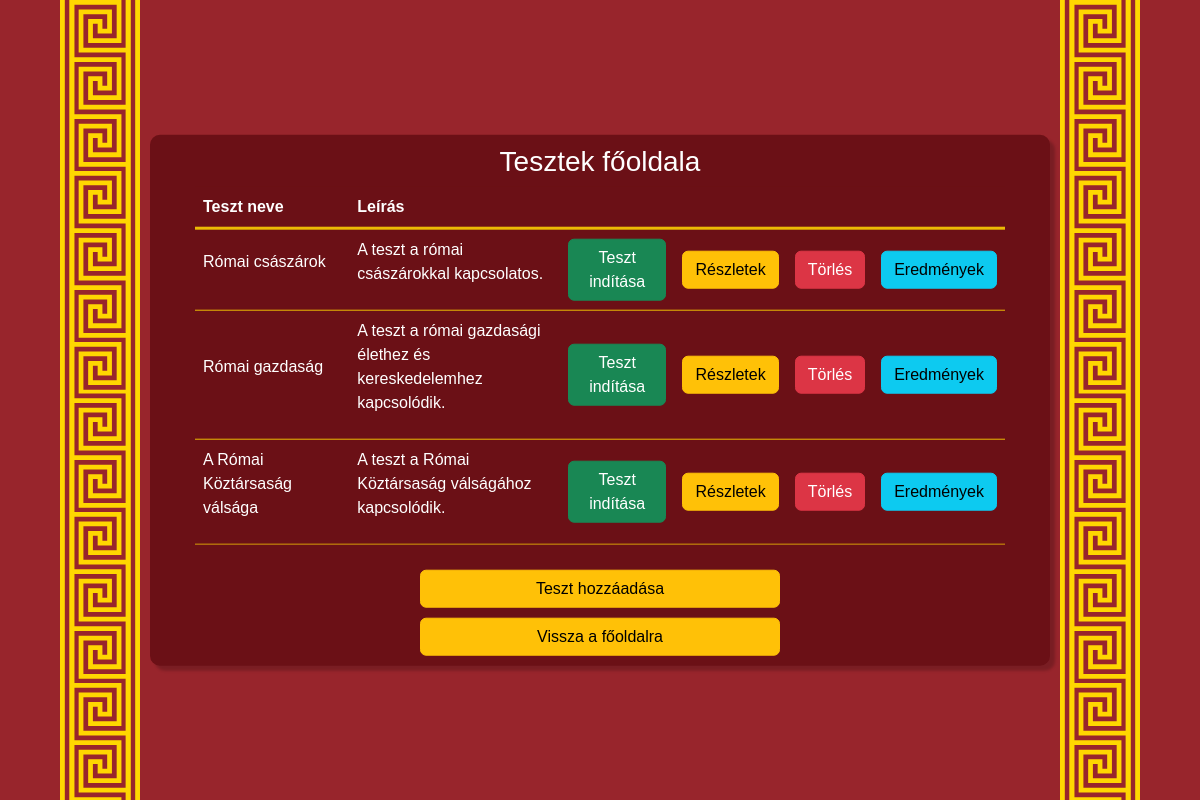
The app's page /test/ (signed in) with its own data.
### roman_map/models.py (models this page shows, shortened)
class Quiz(models.Model):
    id = models.BigAutoField(primary_key=True)
    title = models.CharField(max_length=255)
    description = models.TextField()
    created_date = models.DateTimeField(auto_now_add=True)
    created_by = models.ForeignKey(CustomUser, on_delete=models.CASCADE, related_name='created_quizzes', null=True, blank=True)

### roman_map/views.py (the view)
# urls.py: path('test/', views.teszt, name='teszt'),
def teszt(request):
    try:
        all_quizs = Quiz.objects.all()
        return render(request,'quiz/test.html',{"quiz_list":all_quizs})
    except Exception as e:
        db_logger.error("Hiba: "+str(e))
        messages.error(request, "Hiba a 'teszt' oldal betöltése során")
        return redirect('fooldal')

### roman_map/templates/quiz/test.html (shortened to what this page needs)
{% load static %}
<!DOCTYPE html>
<html lang="en">
<head>
    <link rel="stylesheet" href="{% static 'styles/tests.css' %}">
    <link href="https://cdn.jsdelivr.net/npm/bootstrap@5.3.3/dist/css/bootstrap.min.css" rel="stylesheet">
</head>
<body class= "tests-background">
    {% include "pages/messages.html" %}
    <div class="page-pattern left-pattern"></div>
        {% block content %}
            <div class="content">
                <h3>Tesztek főoldala</h3>
                    {% if quiz_list.count %}
                        <div class="table-responsive">
                            <table class="table sajat-table">
                                <thead class="sajat-head">
                                    <tr>
                                        <th>Teszt neve</th>
                                        <th>Leírás</th>
                                        <th></th>
                                        <th></th>
                                        <th></th>
                                        <th></th>
                                    </tr>
                                </thead>
                                <tbody>
                                    {% for quiz in quiz_list %}
                                        <tr class="quiz-list" id="{{ quiz.id }}">
                                            <td class="td title-td"><p>{{ quiz.title }}</p></td>
                                            <td class="td description-td"><p>{{ quiz.description }}</p></td>
                                            <td class="td"><a href="{% url 'teszt_inditasa' quiz.id %}" class="btn btn-success">Teszt indítása</a></td>
                                            {% if user.tanar %}
                                                <td class="td"><a href="{% url 'teszt_reszletei' quiz.id %}" class="btn btn-warning">Részletek</a></td>
                                                <td class="td"><a href="{% url 'teszt_torlese' quiz.id %}" onclick="return confirmDelete(event, this.href, 'Teszt');" class="btn btn-danger">Törlés</a></td>
                                                <td class="td"><a href="{% url 'teszteredmenyek' quiz.id %}" class="btn btn-info">Eredmények</a></td>
                                            {% endif %}
                                        </tr>
                                    {% endfor %}
                                </tbody>
                            </table>
                        </div>
                    {% else %}
                        <div class="bg-warning text-dark" id="nincs-teszt">
                            <p>Még nincs teszt.</p>
                            {% if user.tanar %}<p>A teszt hozzáadása gombra kattintva létrehozhat egyet!</p>{% endif %}
                        </div>
                    {% endif %}
                <div id="test-home-buttons">
                    {% if user.tanar %}<a href="{% url 'uj_teszt_keszitese' %}" class="btn btn-warning hozzaadas-gomb">Teszt hozzáadása</a>{% endif %}
                    <a href="{% url 'fooldal' %}" class="btn btn-warning" id="panel-home-btn">
                        <span class="btn-text">Vissza a főoldalra</span>
                    </a>
                </div>
            </div>
        {% endblock content %}
    <div class="page-pattern right-pattern"></div>
</body>
</html>

### roman_map/static/styles/tests.css (style rules this page uses)
.table.sajat-table>tbody>tr>td { color: white; }
.hozzaadas-gomb { margin-top: 15px; }
.sajat-head>tr>th { color: white; }
.sajat-table .title-td { color: white; }
.sajat-table .description-td p { word-wrap: break-word; overflow-wrap: break-word; white-space: normal; max-width: 300px; text-align: left; color: white; }
.description-td { max-width: 400px; height: auto; vertical-align: middle; }
.table>tbody>tr { border-bottom: 1px solid #ecba04; vertical-align: middle; }
.table thead { border-bottom: 3px solid #ecba04; }
.table.sajat-table { width: 90%; margin: auto; color: white; }
.sajat-table thead, .sajat-table tbody, .sajat-table tr, .sajat-table th, .sajat-table td { background-color: #6B1016 !important; color: white; }
.table { color: white; }
.tests-background { font-family: Arial, sans-serif; background-color: #98252c; }
#test-home-buttons { display: flex; flex-direction: column; width: 40%; gap: 10px; margin-top: 10px; }
.page-pattern { position: fixed; top: 0; width: 80px; height: 100%; background-image: url('../images/oldalszegely_arany.svg'); background-repeat: repeat-y; background-size: 80px; z-index: 1; }
.left-pattern { left: 5%; }
.right-pattern { right: 5%; }
.content { display: flex; flex-direction: column; align-items: center; width: 75%; box-shadow: 5px 5px 3px rgba(0, 0, 0, 0.2); position: absolute; top: 50%; left: 50%; transform: translate(-50%, -50%); margin: auto; background-color: #6B1016; border-radius: 10px 10px 10px 10px; padding-bottom: 10px; padding-top: 10px; color: white; }
.table-responsive { width: 100%; }

### records on screen
Quiz: title "Római császárok", description "A teszt a római császárokkal kapcsolatos."
Quiz: title "Római gazdaság", description "A teszt a római gazdasági élethez és kereskedelemhez kapcsolódik."
Quiz: title "A Római Köztársaság válsága", description "A teszt a Római Köztársaság válságához kapcsolódik."
